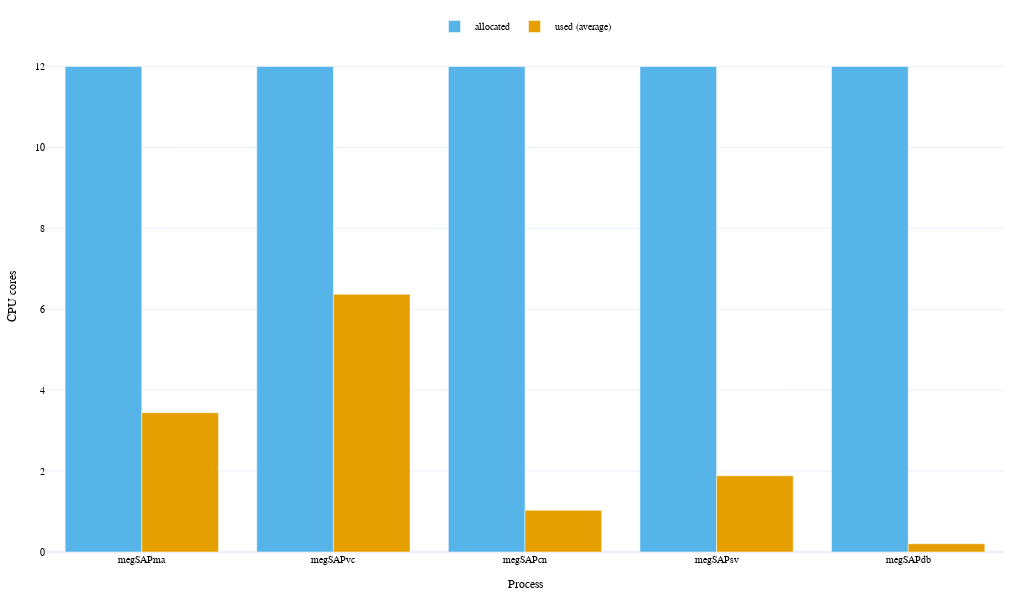

Write notebook code for a chart like this one.
### Code cell
figure_CPU = go.Figure()

figure_CPU.add_trace(
    go.Bar(
        x=df_CPU["step"],
        y=df_CPU["allocated"],
        name="allocated",
        marker_color=CUD_COLORS[1],
    ),
)

figure_CPU.add_trace(
    go.Bar(
        x=df_CPU["step"],
        y=df_CPU["used"],
        name="used (average)",
        marker_color=CUD_COLORS[0],
    ),
)

figure_CPU.update_layout(
    dict(
        width=570,
        height=320,
        margin=dict(l=20, r=20, t=20, b=20),
        template="plotly_white",
        showlegend=True,
        legend=dict(orientation="h", yanchor="bottom", y=1, xanchor="center", x=0.5),
        xaxis_title="Process",
        yaxis_title="CPU cores",
        font=dict(family="Arial", color="#000000", size=10),
    )
)

figure_CPU.write_image("pipeline_benchmark_CPU_v03.pdf")

figure_CPU.update_layout(
    dict(
        width=1024,
        height=600,
        font=dict(family="Arial", color="#000000"),
    )
)
figure_CPU.show()

### Figure 1 — Plotly figure (JSON) as saved in the notebook; plotly's stock layout.template omitted (floating-point values rounded to 4 significant figures)
{"data": [{"marker": {"color": "#56b4e9"}, "name": "allocated", "type": "bar", "x": ["megSAPma", "megSAPvc", "megSAPcn", "megSAPsv", "megSAPdb"], "y": [12, 12, 12, 12, 12]}, {"marker": {"color": "#e69f00"}, "name": "used (average)", "type": "bar", "x": ["megSAPma", "megSAPvc", "megSAPcn", "megSAPsv", "megSAPdb"], "y": [3.444, 6.372, 1.032, 1.884, 0.204]}], "layout": {"font": {"color": "#000000", "family": "Arial", "size": 10}, "height": 600, "legend": {"orientation": "h", "x": 0.5, "xanchor": "center", "y": 1, "yanchor": "bottom"}, "margin": {"b": 20, "l": 20, "r": 20, "t": 20}, "showlegend": true, "width": 1024, "xaxis": {"title": {"text": "Process"}}, "yaxis": {"title": {"text": "CPU cores"}}}}
